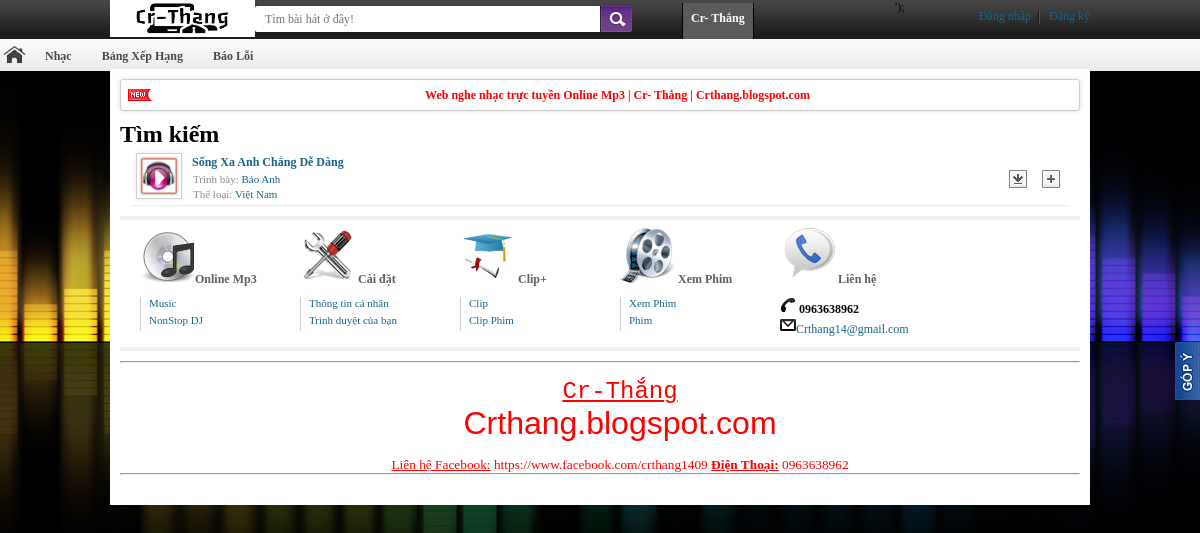
The page /?mod=bhcasy&ten=Bảo Anh on the database its author committed.
### tables this page shows
CREATE TABLE `logo` (
  `id` int(11) NOT NULL,
  `noidung` varchar(500) NOT NULL
);

CREATE TABLE `chuchay` (
  `id` int(11) NOT NULL,
  `noidung` varchar(500) NOT NULL
);

CREATE TABLE `baihat` (
  `id` int(255) NOT NULL,
  `tenbaihat` varchar(200) NOT NULL,
  `casy` varchar(100) NOT NULL,
  `tacgia` varchar(100) NOT NULL,
  `theloai` varchar(20) NOT NULL,
  `duongdan` varchar(200) NOT NULL,
  `loibaihat` varchar(9999) NOT NULL,
  `luotnghe` int(255) NOT NULL
);

CREATE TABLE `footer` (
  `id` int(10) NOT NULL,
  `noidung` varchar(9999) NOT NULL
);

### bhcasy.php (the view, shortened to what this page needs)
<h1 id="tab_click_new_song">
   Tìm kiếm
</h1>
<div id="load_new_song" style="padding: 10px;  padding-top: 0px;">
<?php
	$ten=$_GET['ten'];
	require"config.php";
    $tv="select* from baihat where casy='$ten'";
	$sql=mysqli_query($con,$tv);
	while($row=mysqli_fetch_array($sql))
	{
?>
	<div class="list_song" style="padding: 0px;">
		<div class="left">
			<div class="left images">
            	<img src="image/giaodien/no-img00.jpg" class="img" height="46px" width="46px">
            </div>
			<p class="song">
				<a title="Nghe bài hát <?php echo $row['tenbaihat']; ?>" href="./?mod=play&baihat=<?php echo $row['id'];?>"><?php echo $row['tenbaihat']; ?></a>
			</p>
			<p class="singer">Trình bày:
				<a title="Tìm kiếm bài hát của ca sĩ <?php echo $row['casy']; ?>" href=""><?php echo $row['casy']; ?></a>
			</p>
			<p class="time">Thể loại:
				<span class="singer_">
					<a href="" title="<?php echo $row['theloai']; ?>"><?php echo $row['theloai']; ?></a>
				</span>
			</p>
		</div>
		<div class="right list_icon">
			<div class="right-icon">
                <a href="download.php" target="_blank" title="Tải bài hát <?php echo $row['tenbaihat']; ?> về máy">
                    <img border="0" src="image/giaodien/down0000.gif" class="hover_img">
                </a>
            </div>
			<div class="right-icon" id="playlist_22505">
                <a style="cursor:pointer;" onClick="_load_box(22505);" title="Thêm bài hát <?php echo $row['tenbaihat']; ?> vào nhạc yêu thích">
                    <img src="image/giaodien/add00000.gif" class="hover_img">
                </a>
            </div>
		</div>
	</div>
<?php
		}
?>

### index.php (shortened to what this page needs)
<!DOCTYPE html PUBLIC "-//W3C//DTD XHTML 1.0 Transitional//EN" "http://www.w3.org/TR/xhtml1/DTD/xhtml1-transitional.dtd">
<html xmlns="http://www.w3.org/1999/xhtml">
<head>
<link href="css/styles00.css" rel="stylesheet" type="text/css">
<link href="css/skin0000.css" rel="stylesheet" type="text/css">
<link href="css/jquery00.css" rel="stylesheet" type="text/css">
<link href="css/menudrop.css" rel="stylesheet" type="text/css">
<link href="css/form.css" rel="stylesheet" type="text/css">
<link href="css/btup.css" rel="stylesheet" type="text/css">
</head>
<body>
<div class="top-wrap">
	<div id="main">
		<div id="top_menu">
    		<div class="tleft">
				<a style="width: 145px; height: 37px; display: block;" href="index.php">
                	<img width="145" height="37" src="<?php include("logo.php"); ?>">
                </a>
			</div>
			<div class="tcenter">
				<?php include("form/seach.php"); ?>
			</div>
            <div class="tright">
            	<?php
						if(isset($_SESSION['user_id'])&& isset($_SESSION['pass']))
						{
							echo "<div id='drop_menu'>";
							echo "<ul id='drop_menu_ul'><li><a class='menuhoten'>Cá Nhân</a><ul id='drop_menu_sub'>";
							echo "<li><a href='./?mod=suathongtin'>Sửa thông tin</a></li>";
							echo "<li><a href='logout.php'>logout</a></li>";
							echo "</ul></li></ul>";
							echo "</div>";
						}
						else
						{
							echo file_get_contents("login.php");
						}
				?>
        	</div>
    	</div>
       		<?php include("form/menutop.php");?>
    </div>
<div id="main">
    <div id="contents">
		<div class="chuchay">
        	<div class="chuchay1">
				<?php include "chuchay.php";?>
			</div>
		</div>
        <?php require 'center.php';?>
	</div>
	<div id="footer">
            <div class="footer-info">
                <?php include"form/lienket.php";?>
                    <?php include("banquyen.php");?>
            </div>
            <div class="gop-y"><a target="_blank" href="http://facebook.com/phatvalong"><img title="Mọi ý kiến của bạn sẽ được trả lời qua facebook" src="image/giaodien/gopy0000.jpg" border="0"></a>
            </div>
        </div>
	</div>
</body>
</html>

### chuchay.php
<center>
	<marquee onMouseOver="this.stop();" onMouseOut="this.start();" behavior="scroll" direction="left" scrollamount="5" width="900px">
		<font color="red">
		<b>
			<?php
			    require"config.php";
			    $tv="select * from chuchay where id='1'";
	            $noidung= mysqli_query($con,$tv);
                $row=mysqli_fetch_array($noidung);
                echo $row['noidung'];
            ?>
		</b>
        </font>
	</marquee>
</center>

### banquyen.php
<?php
	 include("config.php");
	$tv="select * from footer where id='1'";
	$noidung= mysqli_query($con,$tv);
	$row=mysqli_fetch_array($noidung);
	echo $row['noidung'];
?>

### css/styles00.css (style rules this page uses)
* { margin: 0; padding: 0; }
body { font-family: tahoma; font-size: 9pt; background: #000 url(bg/back.jpg) center top fixed no-repeat; }
.chuchay { margin-bottom: 10px; float: none; width: 958px; box-shadow: 0 0 5px #DFDFDF; border: 1px solid #CCC; margin-right: 10px; position: relative; display: block; text-shadow: 0px 1px 0px white; -webkit-text-shadow: 0px 1px 0px #FFFFFF; -webkit-border-radius: 3px; border-radius: 3px; color: gray; font-weight: bold; }
.chuchay .chuchay1 { background: url(bg/icon-800.png) no-repeat; background-position: 0 -1035px; color: #333; display: block; height: 30px; line-height: 30px; padding-left: 35px; }
.top-wrap { background: url(bg/vline000.png) top left repeat-x; margin-bottom: 5px; display: block; outline: none; margin: 0; }
a { text-decoration: none; color: #17658C; cursor: pointer; }
img { border: none; }
li { list-style: none; }
li a { display: block; }
#main { width: 980px; margin: 0 auto; padding-bottom: 5px; }
#top_menu { height: 35px; }
#top_menu .tleft { float: left;color: #FFF; }
#top_menu .tleft a { color: #FFF; }
#top_menu .tcenter { float: left; color: #FFF; width: 640px; }
#top_menu .tright { float: right; margin-top: 3px; padding-bottom: 6px; }
#contents { background-color: white; margin-top: -3px; padding: 10px; }
.list_song { border-bottom: 1px solid #ebebeb; border-top: 1px solid #FFF;padding: 5px 5px 5px 7px; }
.list_song .left { float: left; padding: 2px 10px 2px 3px; }
.list_song .right-icon { float: left; padding: 16px 10px 0px 0px; }
.list_song .right { float: right; }
.list_song .list_icon img { margin-left: 5px; padding-top: 5px; }
.list_song .song { padding-top: 4px; padding-bottom: 3px; }
.list_song .song a { font-weight: bold; font-size: 12px; color: #17658C; }
.list_song .singer,.list_song .time { font-size: 11px; width: 250px; padding-bottom:3px; color: #8a8a8a; padding-left:60px; }
.list_song .singer a,.list_song .time a { color: #17658C; }
#footer { background: #ffffff; border-top: 4px solid #F0F0F0; padding: 20px 0px; }
#footer .footer-info { padding-left: 10px; margin-bottom: 10px; border-bottom: 4px solid #F0F0F0; padding-bottom: 10px; }
.gop-y { position: fixed; z-index:9999999; right:0px; bottom: 400px; }
.header_in_out_logged { margin: 6px 0px 0px 0px; list-style: none; height: 25px; float: right; }
.header_in_out_logged li { background: url("bg/bg_login.png") no-repeat right center; float: left; padding: 0px 9px; }
.li-last-child { border: none !important; padding-right: 0px !important; background: none !important; }
.img { border: 1px solid #cfcfcf; width: 40px; height: 40px; padding: 2px; -moz-box-shadow:0 0 5px #EBEBEB;-webkit-box-shadow:0 0 5px #EBEBEB; }

### rows shown on the page
logo: noidung (picture)
chuchay: noidung "Web nghe nhạc trực tuyền Online Mp3 | Cr- Thắng | Crthang.blogspot.com"
baihat: tenbaihat "Sống Xa Anh Chẳng Dễ Dàng", casy "Bảo Anh", theloai "Việt Nam"
footer: noidung "Cr-Thắng Crthang.blogspot.com Liên hệ Facebook: https://www.facebook.com/crthang1409 Điện Thoại: 0963638962"

### other values the page prints
file_get_contents("login.php") "Ðăng nhập Ðăng ký ');"
